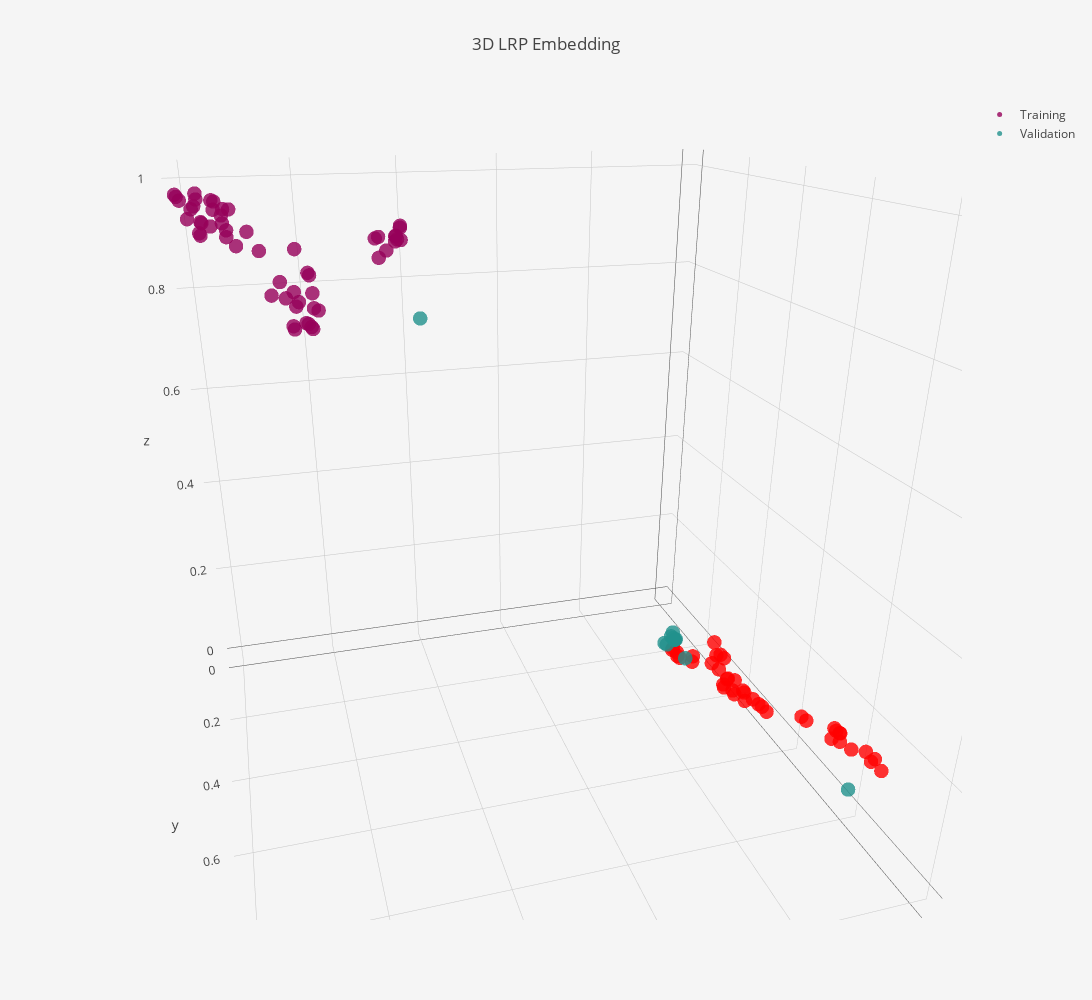

Source (notebook cell):
### Code cell
# pipeline.reducer_pipeline[0].n_neighbors
embedding_pipeline = Pipeline([
    ("reducer", umap.UMAP(random_state=42,
                    n_components = 3,
                    n_neighbors=10,
                    min_dist=0)),
   ("scaler", MinMaxScaler())
])
embedding_pipeline.fit(training_lrp)

embedding = embedding_pipeline.transform(training_lrp)

emb3d = go.Scatter3d(
    x=embedding[:,0],
    y=embedding[:,1],
    z=embedding[:,2],
    mode="markers",
    name="Training",
    marker=dict(
        size=5,
        color=pipeline.clusterer.labels_,
        colorscale="Rainbow",
        opacity=0.8
    ),
    text=pipeline.clusterer.labels_
)

val_3d_embedding = embedding_pipeline.transform(val_lrp)

val_emb3d = go.Scatter3d(
    x=val_3d_embedding[:,0],
    y=val_3d_embedding[:,1],
    z=val_3d_embedding[:,2],
    name="Validation",
    mode="markers",
    marker=dict(
        size=5,
        color=cluster_labels,
        colorscale='Viridis',
        opacity=0.8
#         showscale=True
    ),
    text = cluster_labels
)

layout = go.Layout(
    title="3D LRP Embedding",
    autosize=False,
    width=1200,
    height=1000,
    paper_bgcolor='#F5F5F5',
#     template="plotly"
)


data=[emb3d, val_emb3d]

fig = go.Figure(data=data, layout=layout)
# fig.update_layout(template="plotly")  /

iplot(fig, filename='lrp-3d-scatter.html')
